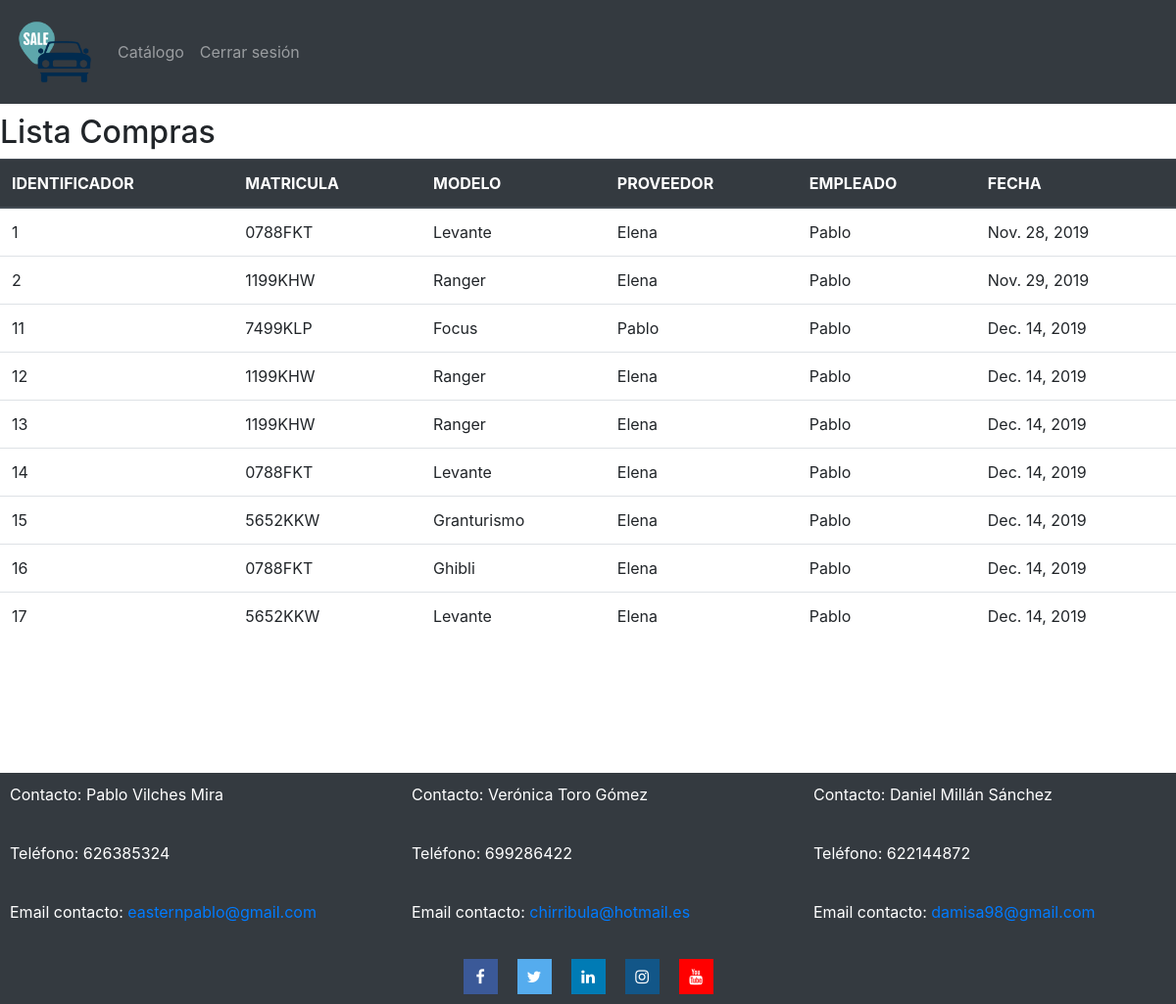
Screenshot of /compras/realizadas/ (signed in) with the database file from the repository.
### catalogo/models.py (models this page shows, shortened)
class Compra(models.Model):
    compra_id = models.AutoField(primary_key=True)
    coche_id = models.ForeignKey('Coche', on_delete=models.CASCADE)
    proveedor_id = models.ForeignKey('Proveedor', on_delete=models.CASCADE)
    empleado_id = models.ForeignKey('Empleado', on_delete=models.CASCADE)
    fecha = models.DateField(auto_now_add=True)

class Coche(models.Model):
    coche_id = models.AutoField(primary_key=True)
    marca_id = models.ForeignKey('Marca', on_delete=models.CASCADE)
    matricula = models.CharField(max_length=7)
    modelo = models.CharField(max_length=50)
    kilometros = models.IntegerField(validators=[MinValueValidator(500)])
    color = models.CharField(max_length=50)
    motor = models.CharField(max_length=50) # Ej: Diesel, Gasolina, Electrico,...
    tipo = models.CharField(max_length=50)  # Ej: Turismo, Monovolumen, TodoTerreno,...
    caballos = models.IntegerField(validators=[MinValueValidator(60)])
    cilindradas = models.IntegerField()
    precio = models.IntegerField(validators=[MinValueValidator(1000)])
    vendido = models.BooleanField(default=False)
    imagen = models.ImageField(upload_to="imagenes/Coches/")

class Proveedor(models.Model):
    proveedor_id = models.AutoField(primary_key=True)
    dni = models.CharField(max_length=9)
    nombre = models.CharField(max_length=50)
    apellidos = models.CharField(max_length=50)
    telefono = models.CharField(max_length=9)
    direccion = models.CharField(max_length=100)
    email = models.EmailField(max_length=50)

class Empleado(models.Model):
    empleado_id = models.AutoField(primary_key=True)
    dni = models.CharField(max_length=9)
    nombre = models.CharField(max_length=50)
    apellidos = models.CharField(max_length=50)                 #son iguales, se puede usar la misma??
    telefono = models.CharField(max_length=9)
    direccion = models.CharField(max_length=100)
    email = models.EmailField(max_length=50)
    usuario = models.ForeignKey(User, on_delete=models.CASCADE, null=True)
    puesto = models.CharField(max_length=50)

### catalogo/views.py (the view)
# urls.py: path("compras/realizadas/", views.lista_compras, name="Listado compras - Concesionario"),
@login_required(login_url="/concesionario/login")
def lista_compras(request):
    compras = Compra.objects.all()
    return render(request,"compras_realizadas.html",{"compras":compras})

### catalogo/templates/compras_realizadas.html (shortened to what this page needs)
{% extends "base.html" %}
{% block content %}
<h2>Lista Compras</h2>
<table class="table">
    <thead class="thead-dark">
        <tr>
            <th>IDENTIFICADOR</th>
            <th>MATRICULA</th>
            <th>MODELO</th>
            <th>PROVEEDOR</th>
            <th>EMPLEADO</th>
            <th>FECHA</th>
        </tr>
    </thead>
    <tbody>
        {% for compra in compras %}
        <tr>
            <td>{{compra.compra_id}}</td>
            <td>{{compra.coche_id.matricula}}</td>
            <td>{{compra.coche_id.modelo}}</td>
            <td>{{compra.proveedor_id.nombre}}</td>
            <td>{{compra.empleado_id.nombre}}</td>
            <td>{{compra.fecha}}</td>
        </tr>
        {% endfor %}
    </tbody>
</table>
{% endblock %}

### rows the page displays
Compra: compra_id "1", coche_id.matricula "0788FKT", coche_id.modelo "Levante", proveedor_id.nombre "Elena", empleado_id.nombre "Pablo", fecha "Nov. 28, 2019"
Compra: compra_id "2", coche_id.matricula "1199KHW", coche_id.modelo "Ranger", proveedor_id.nombre "Elena", empleado_id.nombre "Pablo", fecha "Nov. 29, 2019"
Compra: compra_id "11", coche_id.matricula "7499KLP", coche_id.modelo "Focus", proveedor_id.nombre "Pablo", empleado_id.nombre "Pablo", fecha "Dec. 14, 2019"
Compra: compra_id "12", coche_id.matricula "1199KHW", coche_id.modelo "Ranger", proveedor_id.nombre "Elena", empleado_id.nombre "Pablo", fecha "Dec. 14, 2019"
Compra: compra_id "13", coche_id.matricula "1199KHW", coche_id.modelo "Ranger", proveedor_id.nombre "Elena", empleado_id.nombre "Pablo", fecha "Dec. 14, 2019"
Compra: compra_id "14", coche_id.matricula "0788FKT", coche_id.modelo "Levante", proveedor_id.nombre "Elena", empleado_id.nombre "Pablo", fecha "Dec. 14, 2019"
Compra: compra_id "15", coche_id.matricula "5652KKW", coche_id.modelo "Granturismo", proveedor_id.nombre "Elena", empleado_id.nombre "Pablo", fecha "Dec. 14, 2019"
Compra: compra_id "16", coche_id.matricula "0788FKT", coche_id.modelo "Ghibli", proveedor_id.nombre "Elena", empleado_id.nombre "Pablo", fecha "Dec. 14, 2019"
Compra: compra_id "17", coche_id.matricula "5652KKW", coche_id.modelo "Levante", proveedor_id.nombre "Elena", empleado_id.nombre "Pablo", fecha "Dec. 14, 2019"
